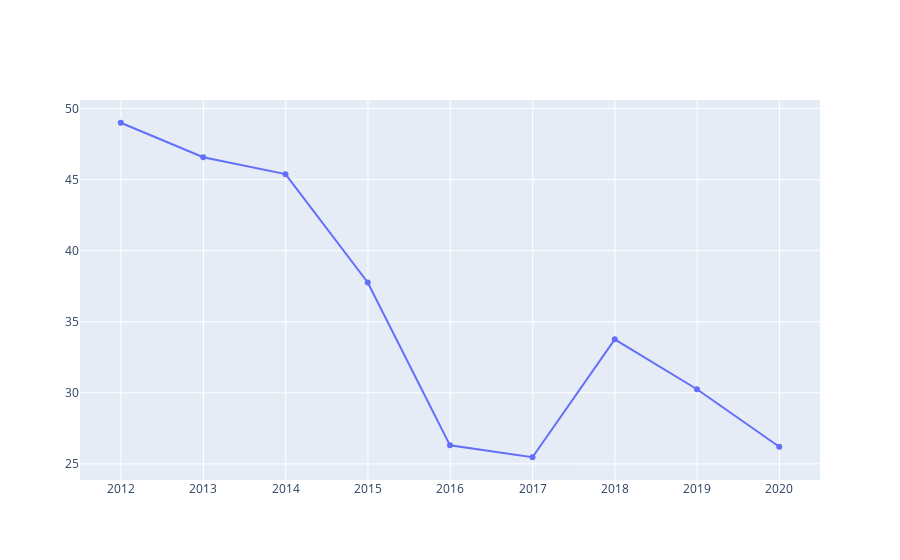

This figure's notebook cell:
### Markdown cell above
## 资产负债率

### Code cell
fig = go.Figure()
fig.add_trace(go.Scatter(x=data_df.index, y=data_df.debt_to_assets,name='debt_to_assets'))
# fig.add_trace(go.Scatter(x=data_df.index, y=data_df.grossprofit_margin,name='grossprofit_margin', yaxis='y2'))
# fig.update_layout(yaxis2=dict(anchor='x', overlaying='y', side='right')#设置坐标轴的格式，一般次坐标轴在右侧)
fig.show()

### Figure 1 — Plotly figure (JSON) as saved in the notebook; plotly's stock layout.template omitted (floating-point values rounded to 4 significant figures)
{"data": [{"name": "debt_to_assets", "type": "scatter", "x": ["2011-12-31", "2012-12-31", "2013-12-31", "2014-12-31", "2015-12-31", "2016-12-31", "2017-12-31", "2018-12-31", "2019-12-31"], "y": [49.0, 46.58, 45.39, 37.76, 26.3, 25.47, 33.76, 30.25, 26.2]}], "layout": {}}
